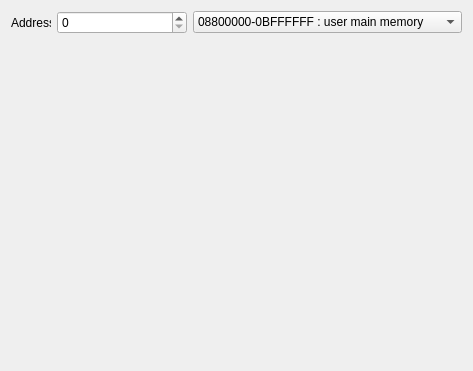
<?xml version="1.0" encoding="UTF-8"?>
<ui version="4.0">
 <class>memoryform</class>
 <widget class="QWidget" name="memoryform">
  <property name="geometry">
   <rect>
    <x>0</x>
    <y>0</y>
    <width>463</width>
    <height>371</height>
   </rect>
  </property>
  <property name="sizePolicy">
   <sizepolicy hsizetype="Expanding" vsizetype="Expanding">
    <horstretch>0</horstretch>
    <verstretch>0</verstretch>
   </sizepolicy>
  </property>
  <property name="windowTitle">
   <string>Form</string>
  </property>
  <layout class="QVBoxLayout" name="verticalLayout">
   <item>
    <layout class="QHBoxLayout" name="horizontalLayout">
     <item>
      <widget class="QLabel" name="label">
       <property name="maximumSize">
        <size>
         <width>40</width>
         <height>16777215</height>
        </size>
       </property>
       <property name="text">
        <string>Address:</string>
       </property>
      </widget>
     </item>
     <item>
      <widget class="QSpinBox" name="memory_address_spin">
       <property name="minimumSize">
        <size>
         <width>130</width>
         <height>0</height>
        </size>
       </property>
       <property name="maximumSize">
        <size>
         <width>100</width>
         <height>16777215</height>
        </size>
       </property>
      </widget>
     </item>
     <item>
      <widget class="QComboBox" name="memory_addressrange_combobox">
       <property name="maximumSize">
        <size>
         <width>16777215</width>
         <height>16777215</height>
        </size>
       </property>
       <item>
        <property name="text">
         <string>08800000-0BFFFFFF : user main memory</string>
        </property>
       </item>
       <item>
        <property name="text">
         <string>08000000-087FFFFF : kernel main ram Item</string>
        </property>
       </item>
       <item>
        <property name="text">
         <string>04000000-047FFFFF : video ram</string>
        </property>
       </item>
       <item>
        <property name="text">
         <string>00010000-00013FFF : scratch pad</string>
        </property>
       </item>
      </widget>
     </item>
    </layout>
   </item>
   <item>
    <widget class="qt4_MemoryWidget" name="memory_widget" native="true">
     <property name="sizePolicy">
      <sizepolicy hsizetype="Expanding" vsizetype="Expanding">
       <horstretch>0</horstretch>
       <verstretch>0</verstretch>
      </sizepolicy>
     </property>
     <property name="minimumSize">
      <size>
       <width>0</width>
       <height>130</height>
      </size>
     </property>
    </widget>
   </item>
  </layout>
 </widget>
 <customwidgets>
  <customwidget>
   <class>qt4_MemoryWidget</class>
   <extends>QWidget</extends>
   <header>qt4_memorywidget.h</header>
   <container>1</container>
  </customwidget>
 </customwidgets>
 <resources/>
 <connections/>
</ui>
